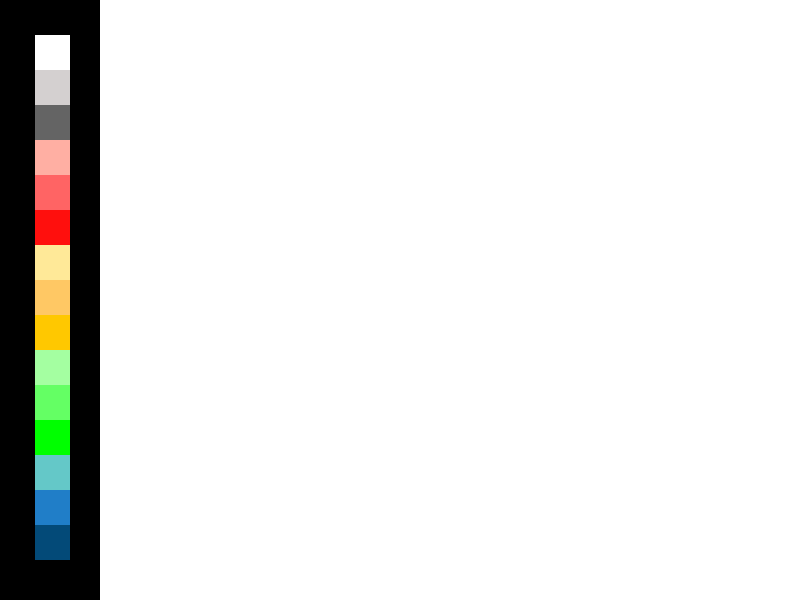
Frame 1 (no input)
Frame 60 (the mouse pressed at the canvas centre just before this capture): identical to frame 1, image omitted
Frame 120 (the mouse held since frame 60 and released just before this capture): identical to frame 1, image omitted

The Processing sketch that drew this single still picture (run headless with seeded random() and noise(); from frame 60 on, the mouse is pressed at the canvas centre):

// Processing sketch: processing_162475
// ── processing_162475.pde

int xPos = 35;
int yPos = 35;
int bSize = 35;

void setup(){
  size(800,600); 
  background(0);
  
  noStroke();
  fill(255);
  rect(100,0,800,600);
  
  fill(255,255,255);
  rect(xPos, yPos, bSize, bSize);
  
  fill(212,208,208);
  rect(xPos, yPos+bSize, bSize, bSize);
  
  fill(100,100,100);
  rect(xPos, yPos+bSize+bSize, bSize, bSize);
  
  
  
    fill(255,175,163);
  rect(xPos, yPos+bSize+bSize+bSize, bSize, bSize);
  
    fill(255,100,100);
  rect(xPos, yPos+bSize+bSize+bSize+bSize, bSize, bSize);

 fill(255,15,13);
  rect(xPos, yPos+bSize+bSize+bSize+bSize+bSize, bSize, bSize);




 fill(255,233,152);
  rect(xPos, yPos+bSize+bSize+bSize+bSize+bSize+bSize, bSize, bSize);

 fill(255,200,100);
  rect(xPos, yPos+bSize+bSize+bSize+bSize+bSize+bSize+bSize, bSize, bSize);

fill(255,200,0);
  rect(xPos, yPos+bSize+bSize+bSize+bSize+bSize+bSize+bSize+bSize, bSize, bSize);




fill(164,255,161);
  rect(xPos, yPos+bSize+bSize+bSize+bSize+bSize+bSize+bSize+bSize+bSize, bSize, bSize);
  
fill(100,255,100);
  rect(xPos, yPos+bSize+bSize+bSize+bSize+bSize+bSize+bSize+bSize+bSize+bSize, bSize, bSize);
  
fill(0,255,0);
  rect(xPos, yPos+bSize+bSize+bSize+bSize+bSize+bSize+bSize+bSize+bSize+bSize+bSize, bSize, bSize);
  
  



fill(100,200,200);
  rect(xPos, yPos+bSize+bSize+bSize+bSize+bSize+bSize+bSize+bSize+bSize+bSize+bSize+bSize, bSize, bSize);

fill(32,126,200);
  rect(xPos, yPos+bSize+bSize+bSize+bSize+bSize+bSize+bSize+bSize+bSize+bSize+bSize+bSize+bSize, bSize, bSize);

fill(3,74,120);
  rect(xPos, yPos+bSize+bSize+bSize+bSize+bSize+bSize+bSize+bSize+bSize+bSize+bSize+bSize+bSize+bSize, bSize, bSize);


}







void draw(){
  if(mousePressed){
    if(mouseX > 100 && mouseX <800 && mouseY > 0 && mouseY <600) 
    {line (pmouseX, pmouseY, mouseX, mouseY);}
    
    if (mouseX > xPos && mouseX < xPos+bSize && mouseY > yPos && mouseY < yPos+bSize)
    {stroke(255,255,255);
  strokeWeight(5);}
  
      if (mouseX > xPos && mouseX < xPos+bSize && mouseY > yPos+bSize && mouseY < yPos+bSize+bSize)
    {stroke(212,208,208);
  strokeWeight(5);}
  
        if (mouseX > xPos && mouseX < xPos+bSize  && mouseY > yPos+bSize+bSize && mouseY < yPos+bSize+bSize+bSize)
    {stroke(100,100,100);
  strokeWeight(5);}
  
  
  
  
  
        if (mouseX > xPos && mouseX < xPos+bSize  && mouseY > yPos+bSize+bSize+bSize && mouseY < yPos+bSize+bSize+bSize+bSize)
    {stroke(255,175,163);
  strokeWeight(5);}
  
        if (mouseX > xPos && mouseX < xPos+bSize  && mouseY > yPos+bSize+bSize+bSize+bSize
        && mouseY < yPos+bSize+bSize+bSize+bSize+bSize)
    {stroke(255,100,100);
  strokeWeight(5);}
  
         if (mouseX > xPos && mouseX < xPos+bSize  
        && mouseY > yPos+bSize+bSize+bSize+bSize+bSize
        && mouseY < yPos+bSize+bSize+bSize+bSize+bSize+bSize)
    {stroke(255,15,13);
  strokeWeight(5);}
  
  
  
   if (mouseX > xPos && mouseX < xPos+bSize   
         && mouseY > yPos+bSize+bSize+bSize+bSize+bSize+bSize
        && mouseY < yPos+bSize+bSize+bSize+bSize+bSize+bSize+bSize)
    {stroke(255,233,152);
  strokeWeight(5);}
  
     if (mouseX > xPos && mouseX < xPos+bSize   
         && mouseY > yPos+bSize+bSize+bSize+bSize+bSize+bSize+bSize
        && mouseY < yPos+bSize+bSize+bSize+bSize+bSize+bSize+bSize+bSize)
    {stroke(255,200,102);
  strokeWeight(5);}
  
       if (mouseX > xPos && mouseX < xPos+bSize   
         && mouseY > yPos+bSize+bSize+bSize+bSize+bSize+bSize+bSize+bSize
        && mouseY < yPos+bSize+bSize+bSize+bSize+bSize+bSize+bSize+bSize+bSize)
    {stroke(255,200,0);
  strokeWeight(5);}

  
         if (mouseX > xPos && mouseX < xPos+bSize   
         && mouseY > yPos+bSize+bSize+bSize+bSize+bSize+bSize+bSize+bSize+bSize
        && mouseY < yPos+bSize+bSize+bSize+bSize+bSize+bSize+bSize+bSize+bSize+bSize)
    {stroke(164,255,161);
  strokeWeight(5);}
  
         if (mouseX > xPos && mouseX < xPos+bSize   
         && mouseY > yPos+bSize+bSize+bSize+bSize+bSize+bSize+bSize+bSize+bSize+bSize
        && mouseY < yPos+bSize+bSize+bSize+bSize+bSize+bSize+bSize+bSize+bSize+bSize+bSize)
    {stroke(100,255,100);
  strokeWeight(5);}
  
         if (mouseX > xPos && mouseX < xPos+bSize   
         && mouseY > yPos+bSize+bSize+bSize+bSize+bSize+bSize+bSize+bSize+bSize+bSize+bSize
        && mouseY < yPos+bSize+bSize+bSize+bSize+bSize+bSize+bSize+bSize+bSize+bSize+bSize+bSize)
    {stroke(0,255,0);
  strokeWeight(5);}  
  
  
  
  
         if (mouseX > xPos && mouseX < xPos+bSize   
         && mouseY > yPos+bSize+bSize+bSize+bSize+bSize+bSize+bSize+bSize+bSize+bSize+bSize+bSize
        && mouseY < yPos+bSize+bSize+bSize+bSize+bSize+bSize+bSize+bSize+bSize+bSize+bSize+bSize+bSize)
    {stroke(100,200,200);
  strokeWeight(5);}  

           if (mouseX > xPos && mouseX < xPos+bSize   
         && mouseY > yPos+bSize+bSize+bSize+bSize+bSize+bSize+bSize+bSize+bSize+bSize+bSize+bSize+bSize
        && mouseY < yPos+bSize+bSize+bSize+bSize+bSize+bSize+bSize+bSize+bSize+bSize+bSize+bSize+bSize+bSize)
    {stroke(32,120,200);
  strokeWeight(5);}  
  
           if (mouseX > xPos && mouseX < xPos+bSize   
         && mouseY > yPos+bSize+bSize+bSize+bSize+bSize+bSize+bSize+bSize+bSize+bSize+bSize+bSize+bSize+bSize
        && mouseY < yPos+bSize+bSize+bSize+bSize+bSize+bSize+bSize+bSize+bSize+bSize+bSize+bSize+bSize+bSize+bSize)
    {stroke(3,74,120);
  strokeWeight(5);}    
  
  }
}
